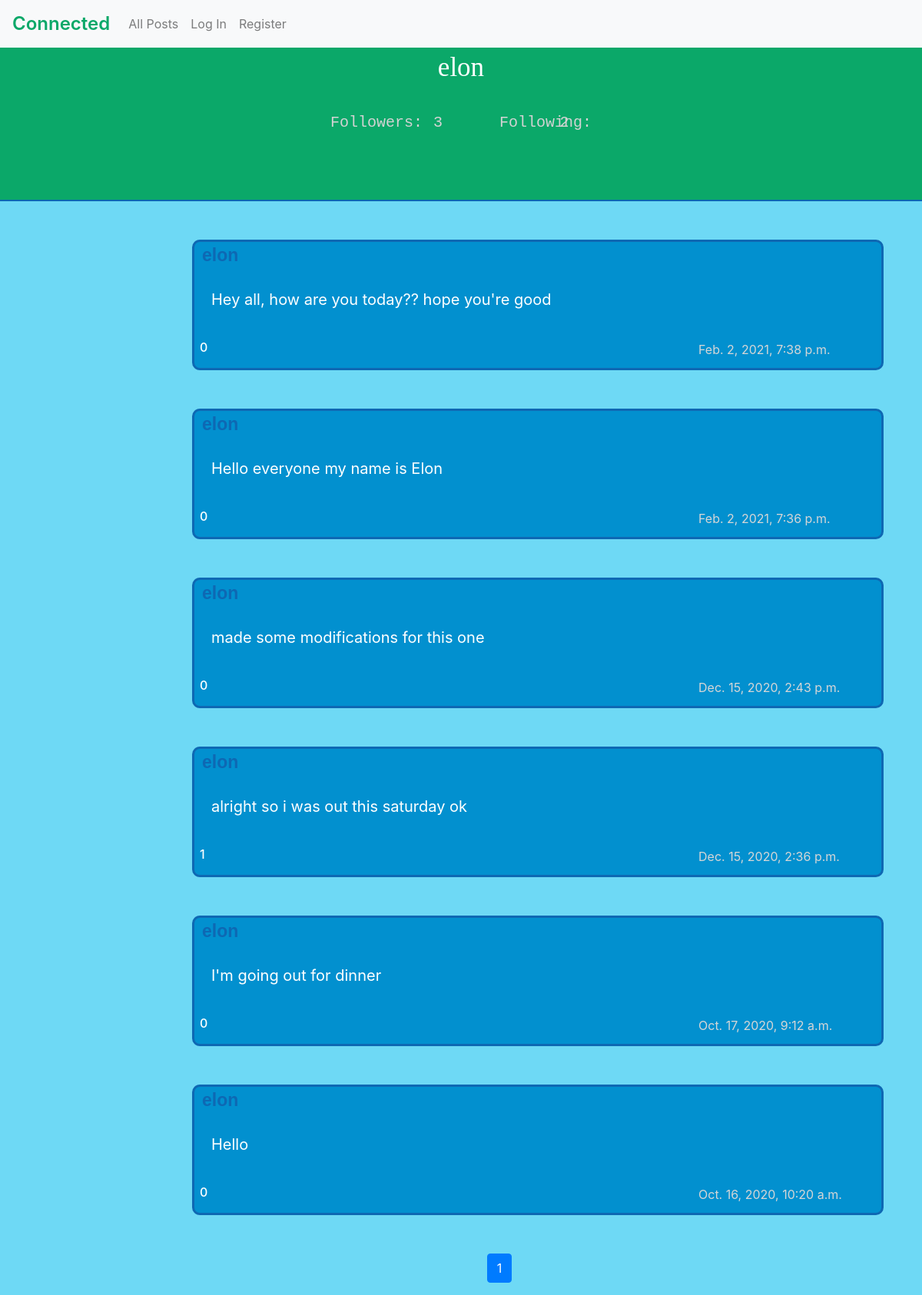
/user/2, run on the app's committed database.
### network/models.py (models this page shows, shortened)
class Post(models.Model):
    post_owner = models.ForeignKey(User, on_delete=models.CASCADE, related_name="person")
    post_content = models.CharField(blank=False, max_length=160)
    timestamp = models.DateTimeField(auto_now=False, auto_now_add=True)
    likes = models.ManyToManyField(User)
    def likes_count(self):
        return self.likes.count()

class User(AbstractUser):
    followers = models.ManyToManyField('self', related_name='following', symmetrical=False, blank=True)
    def count_followers(self):
        return self.followers.count()
    def count_following(self):
        return self.following.count()

### network/views.py (the view)
# urls.py: path("user/<int:user_id>", views.profile, name="profile"),
def profile(request, user_id):
    person = Post.objects.filter(post_owner = user_id).order_by('-timestamp')
    if request.method == 'GET':
        paginator = Paginator(person, 10)
        page_number = request.GET.get('page')
        person = paginator.get_page(page_number)
        prof = User.objects.get(pk=user_id)
        return render(request, "network/profile.html", {
            'person' : person,
            'followers_num': prof.count_followers,
            'following_num': prof.count_following,
        })

### network/templates/network/profile.html (shortened to what this page needs)
{% extends "network/layout.html" %}
{% load static %}
{% block body %}
<div id="heading">
    <div id="username">{{ person.0.post_owner }}</div>
    <div id="status">
        <div id="followers">Followers:<h5 class="followers_count">{{followers_num}}</h5> </div>
        <div id="following">Following:<h5 class="following_count">{{following_num}}</h5></div>
    </div>
</div>
{% for post in person %}
<div class="show_post" id="show-{{post.id}}">
  <div class="top" id="top-{{post.id}}">
    <div id="creator">
      <a href="{% url 'profile' post.post_owner.id %}">{{ post.post_owner }}</a>
     </div>
  </div>
  <div class="content" id="content-{{post.id}}"> {{ post.post_content }}</div>
  <div class="bottom">
    <h6 id="count-{{post.id}}" class="like_count">{{ post.likes_count }}</h6>
    <div id="time"> {{ post.timestamp }}</div></div>
 </div>
{% endfor %}
<nav aria-label="..."  class="d-flex justify-content-center">
    <ul class="pagination">
        {% for num in person.paginator.page_range %}
          {% if person.number == num %}
          <li class="page-item active" aria-current="page">
          <a class="page-link">{{ num }}</a>
          </li>
       {% else %}
       <a class="page-link">{{ num }}</a>
          {% endif %}
        {% endfor %}
    </ul>
      </nav>
{% endblock %}

### network/static/network/styles.css (style rules this page uses)
body { background:#6ed9f5; }
.pagination { margin-left: 100px;; }
.show_post { width: 900px; height: 170px; border: 3px solid #0e68b3; background: #0290cf; color: #fff; border-radius: 10px; margin: 50px 250px; }
.top { display:flex; }
#creator { font-size: 23px; margin-left:10px; width: 770px; font-weight: bold; font-family: Arial, Helvetica, sans-serif; }
#creator a { cursor: pointer; text-decoration: none; font-weight: bold; color: #0e68b3; }
.content { font-size: 20px; padding-top: 25px; padding-left:22px; }
.bottom { display:flex; padding-top: 38px; }
#time { color: #D6D6D6; }
.like_count { position: relative; padding-left:7px; margin-bottom: 5px; width:656px; }
#heading { width: 100%; height: 200px; background-color:#0ba869; border-bottom: 2px solid #0e68b3; }
#status { display: flex; justify-content: center; padding-top: 30px; }
#followers { font-size: 20px; color:#d3d3d3 ; font-family: monospace; }
#following { font-size: 20px; padding-left: 100px; color:#d3d3d3 ; font-family: monospace; }
#username { color:#fff; font-size: 35px; font-family: Gill Sans; display: flex; justify-content: center; }
.followers_count { position: absolute; top:148px; left:47%; }
.following_count { position: absolute; top:148px; left:60.7%; }

### data on the page
Post: post_owner.username "elon", post_owner "elon", post_content "Hey all, how are you today?? hope you're good", likes_count "0", timestamp "Feb. 2, 2021, 7:38 p.m."
User: id "3", id "2"
Post: post_owner "elon", post_content "Hello everyone my name is Elon", likes_count "0", timestamp "Feb. 2, 2021, 7:36 p.m."
Post: post_owner "elon", post_content "made some modifications for this one", likes_count "0", timestamp "Dec. 15, 2020, 2:43 p.m."
Post: post_owner "elon", post_content "alright so i was out this saturday ok", likes_count "1", timestamp "Dec. 15, 2020, 2:36 p.m."
Post: post_owner "elon", post_content "I'm going out for dinner", likes_count "0", timestamp "Oct. 17, 2020, 9:12 a.m."
Post: post_owner "elon", post_content "Hello", likes_count "0", timestamp "Oct. 16, 2020, 10:20 a.m."

### other printed values
{{ num }} "1"
